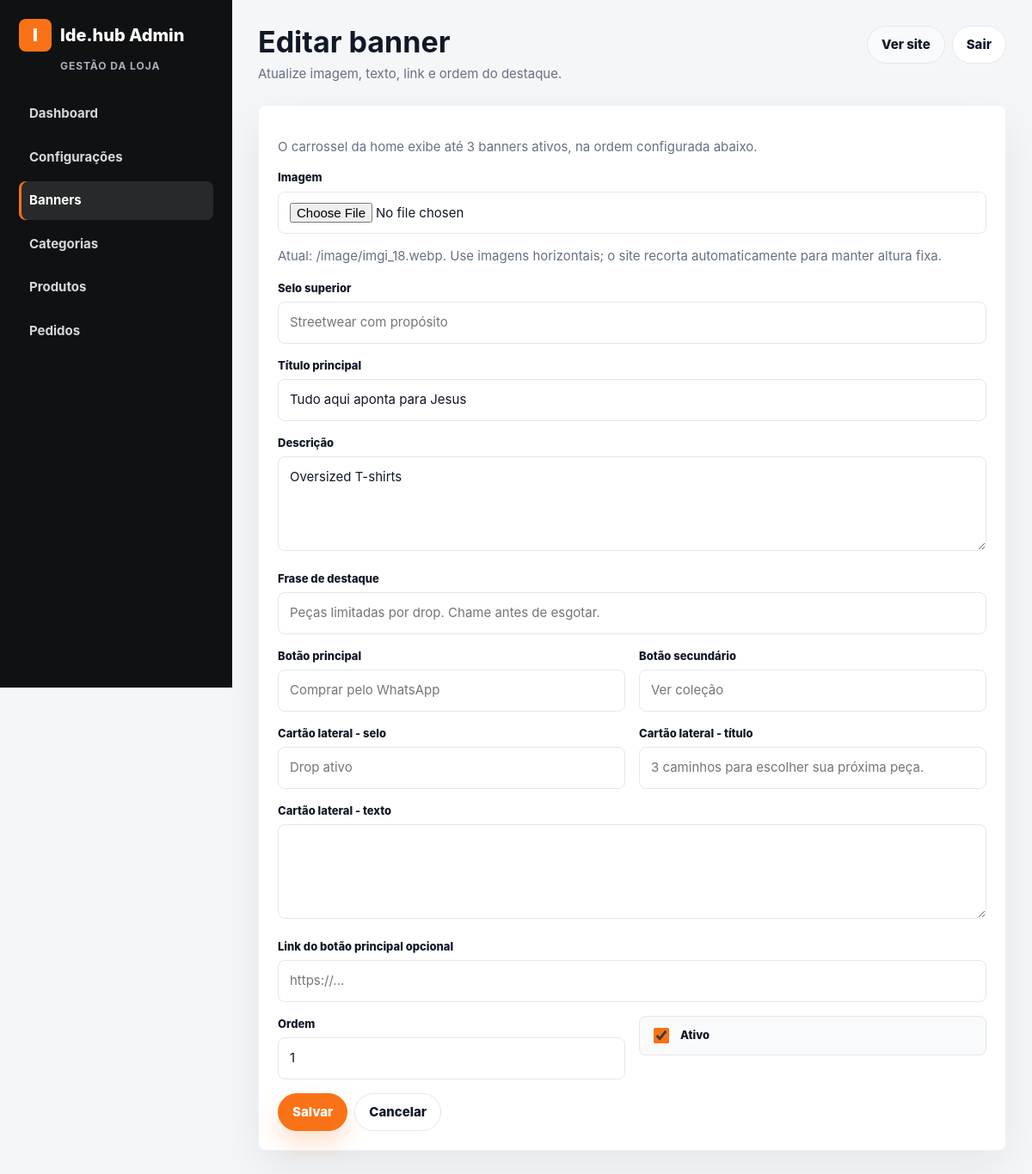
Before: /admin/banners/edit.php?id=1 (signed in) with the older database file.
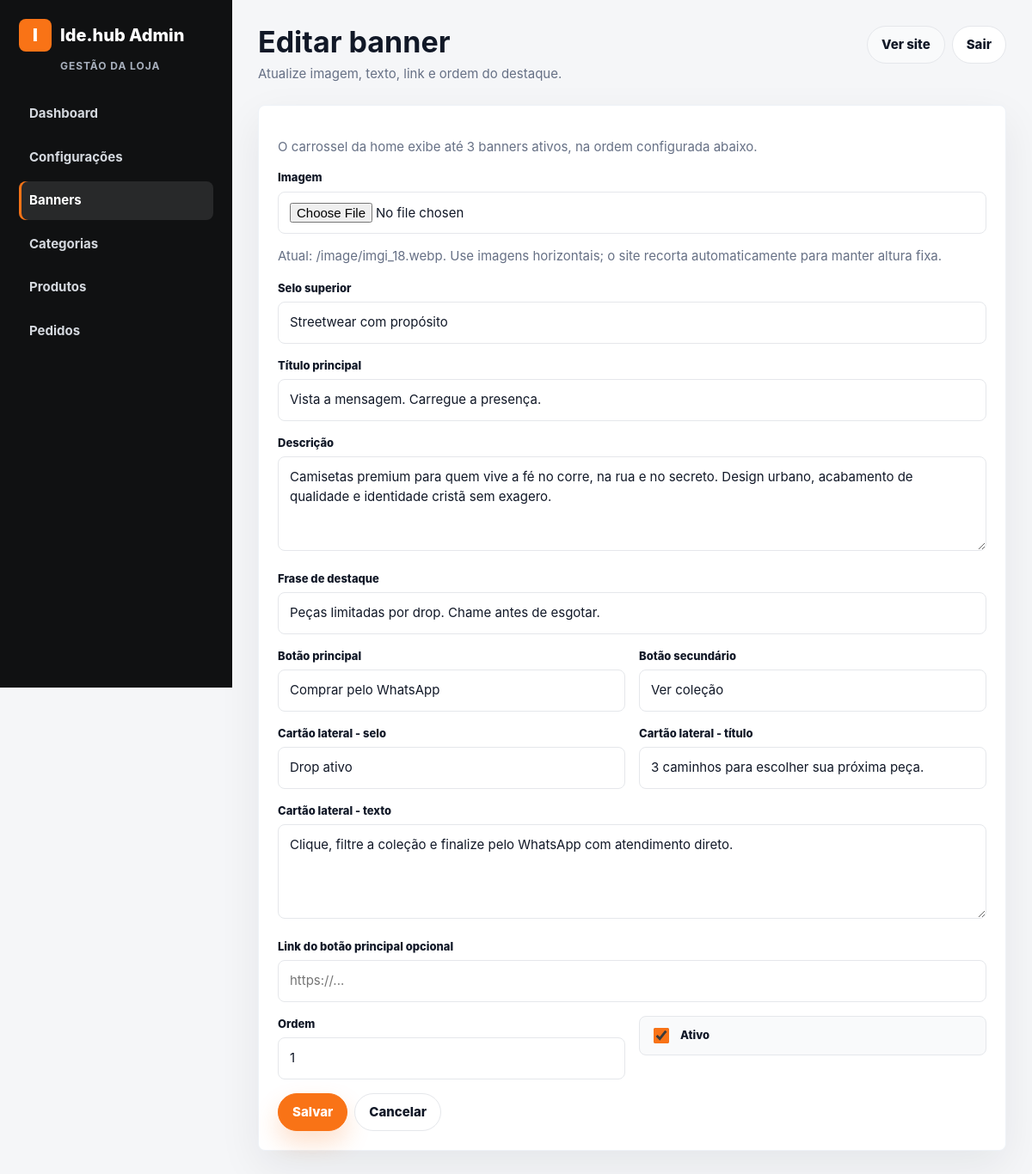
After: the same page with the newer database file.
### tables this page shows
CREATE TABLE IF NOT EXISTS banners (
  id INT UNSIGNED AUTO_INCREMENT PRIMARY KEY,
  image_path VARCHAR(255) NOT NULL,
  eyebrow VARCHAR(120) NULL,
  title VARCHAR(160) NULL,
  subtitle VARCHAR(255) NULL,
  trust_text VARCHAR(255) NULL,
  primary_cta VARCHAR(80) NULL,
  secondary_cta VARCHAR(80) NULL,
  side_kicker VARCHAR(80) NULL,
  side_title VARCHAR(160) NULL,
  side_text VARCHAR(255) NULL,
  link_url VARCHAR(255) NULL,
  display_order INT NOT NULL DEFAULT 0,
  active TINYINT(1) NOT NULL DEFAULT 1,
  created_at TIMESTAMP DEFAULT CURRENT_TIMESTAMP,
  updated_at TIMESTAMP DEFAULT CURRENT_TIMESTAMP ON UPDATE CURRENT_TIMESTAMP,
  INDEX idx_banners_active_order (active, display_order)
);

### config/database.php (called while the page is built, shortened)
<?php
function db(): PDO
{
    static $pdo = null;
    if ($pdo instanceof PDO) {
        return $pdo;
    }
    $dsn = sprintf('mysql:host=%s;dbname=%s;charset=%s', DB_HOST, DB_NAME, DB_CHARSET);
    $pdo = new PDO($dsn, DB_USER, DB_PASS, [
        PDO::ATTR_ERRMODE => PDO::ERRMODE_EXCEPTION,
        PDO::ATTR_DEFAULT_FETCH_MODE => PDO::FETCH_ASSOC,
        PDO::ATTR_EMULATE_PREPARES => false,
    ]);
    return $pdo;
}

### models/Banner.php (called while the page is built, shortened)
<?php
require_once __DIR__ . '/../config/database.php';
final class Banner
{
    private static function ensureHeroColumns(): void
    {
        $columns = db()->query('SHOW COLUMNS FROM banners')->fetchAll();
    }
    public static function find(int $id): ?array
    {
        self::ensureHeroColumns();
        $stmt = db()->prepare('SELECT * FROM banners WHERE id = ?');
        $stmt->execute([$id]);
        $banner = $stmt->fetch();
        return $banner ?: null;
    }
}

### includes/helpers.php (called while the page is built, shortened)
<?php
function e(?string $value): string
{
    return htmlspecialchars((string) $value, ENT_QUOTES, 'UTF-8');
}
function app_base_url(): string
{
    $scriptName = trim((string) ($_SERVER['SCRIPT_NAME'] ?? ''), '/');
    $segments = $scriptName === '' ? [] : explode('/', $scriptName);
    $firstSegment = $segments[0] ?? '';
    return '';
}
function app_url(string $path = ''): string
{
    $base = app_base_url();
    $cleanPath = '/' . ltrim($path, '/');
    return $base . ($cleanPath === '/' ? '' : $cleanPath);
}

### admin/banners/edit.php (the view, shortened to what this page needs)
<?php
require_once __DIR__ . '/../../models/Banner.php';
$id = (int) ($_GET['id'] ?? 0);
$banner = Banner::find($id);
require __DIR__ . '/../../includes/layout/header.php';
?>
<form class="card" method="post" enctype="multipart/form-data">
    <p class="muted">O carrossel da home exibe até 3 banners ativos, na ordem configurada abaixo.</p>
    <div class="form-row"><label>Imagem</label><input type="file" name="image" accept="image/jpeg,image/png,image/webp,image/gif"><p class="muted">Atual: <?= e($banner['image_path']) ?>. Use imagens horizontais; o site recorta automaticamente para manter altura fixa.</p></div>
    <div class="form-row"><label>Selo superior</label><input name="eyebrow" maxlength="120" value="<?= e($banner['eyebrow'] ?? '') ?>" placeholder="Streetwear com propósito"></div>
    <div class="form-row"><label>Título principal</label><input name="title" maxlength="160" value="<?= e($banner['title']) ?>" placeholder="Vista a mensagem. Carregue a presença."></div>
    <div class="form-row"><label>Descrição</label><textarea name="subtitle" rows="3" maxlength="255"><?= e($banner['subtitle']) ?></textarea></div>
    <div class="form-row"><label>Frase de destaque</label><input name="trust_text" maxlength="255" value="<?= e($banner['trust_text'] ?? '') ?>" placeholder="Peças limitadas por drop. Chame antes de esgotar."></div>
    <div class="grid grid-2">
        <div class="form-row"><label>Botão principal</label><input name="primary_cta" maxlength="80" value="<?= e($banner['primary_cta'] ?? '') ?>" placeholder="Comprar pelo WhatsApp"></div>
        <div class="form-row"><label>Botão secundário</label><input name="secondary_cta" maxlength="80" value="<?= e($banner['secondary_cta'] ?? '') ?>" placeholder="Ver coleção"></div>
    </div>
    <div class="grid grid-2">
        <div class="form-row"><label>Cartão lateral - selo</label><input name="side_kicker" maxlength="80" value="<?= e($banner['side_kicker'] ?? '') ?>" placeholder="Drop ativo"></div>
        <div class="form-row"><label>Cartão lateral - título</label><input name="side_title" maxlength="160" value="<?= e($banner['side_title'] ?? '') ?>" placeholder="3 caminhos para escolher sua próxima peça."></div>
    </div>
    <div class="form-row"><label>Cartão lateral - texto</label><textarea name="side_text" rows="2" maxlength="255"><?= e($banner['side_text'] ?? '') ?></textarea></div>
    <div class="form-row"><label>Link do botão principal opcional</label><input name="link_url" value="<?= e($banner['link_url']) ?>" placeholder="https://..."></div>
    <div class="grid grid-2">
        <div class="form-row"><label>Ordem</label><input type="number" name="display_order" value="<?= e((string) $banner['display_order']) ?>"></div>
        <div class="form-row"><label class="check-row"><input type="checkbox" name="active" <?= !empty($banner['active']) ? 'checked' : '' ?>> Ativo</label></div>
    </div>
    <div class="actions"><button class="btn btn-primary" type="submit">Salvar</button><a class="btn" href="<?= e(app_url('/admin/banners/index.php')) ?>">Cancelar</a></div>
</form>
<?php require __DIR__ . '/../../includes/layout/footer.php'; ?>

Changed rows visible on the page:
changed banners "/image/imgi_18.webp": eyebrow (not shown) → "Streetwear com propósito"; title "Tudo aqui aponta para Jesus" → "Vista a mensagem. Carregue a presença."; subtitle "Oversized T-shirts" → "Camisetas premium para quem vive a fé no corre, na rua e no secreto. Design urbano, acabamento de qualidade e identidade cristã sem exagero."; trust_text (not shown) → "Peças limitadas por drop. Chame antes de esgotar."; primary_cta (not shown) → "Comprar pelo WhatsApp"; secondary_cta (not shown) → "Ver coleção"; side_kicker (not shown) → "Drop ativo"; side_title (not shown) → "3 caminhos para escolher sua próxima peça."; side_text (not shown) → "Clique, filtre a coleção e finalize pelo WhatsApp com atendimento direto."
